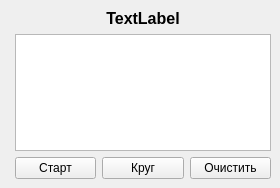
<?xml version="1.0" encoding="UTF-8"?>
<ui version="4.0">
 <class>MainWindow</class>
 <widget class="QMainWindow" name="MainWindow">
  <property name="geometry">
   <rect>
    <x>0</x>
    <y>0</y>
    <width>280</width>
    <height>188</height>
   </rect>
  </property>
  <property name="windowTitle">
   <string>MainWindow</string>
  </property>
  <widget class="QWidget" name="centralwidget">
   <layout class="QFormLayout" name="formLayout">
    <item row="0" column="1">
     <layout class="QVBoxLayout" name="verticalLayout">
      <item>
       <widget class="QLabel" name="lb_secTime">
        <property name="font">
         <font>
          <pointsize>12</pointsize>
          <bold>true</bold>
         </font>
        </property>
        <property name="text">
         <string>TextLabel</string>
        </property>
        <property name="alignment">
         <set>Qt::AlignCenter</set>
        </property>
       </widget>
      </item>
      <item>
       <widget class="QTextBrowser" name="tb_roundTime"/>
      </item>
      <item>
       <layout class="QHBoxLayout" name="horizontalLayout">
        <item>
         <widget class="QPushButton" name="pb_startStop">
          <property name="text">
           <string>Старт</string>
          </property>
         </widget>
        </item>
        <item>
         <widget class="QPushButton" name="pb_round">
          <property name="text">
           <string>Круг</string>
          </property>
         </widget>
        </item>
        <item>
         <widget class="QPushButton" name="pb_clearAll">
          <property name="text">
           <string>Очистить</string>
          </property>
         </widget>
        </item>
       </layout>
      </item>
     </layout>
    </item>
   </layout>
  </widget>
 </widget>
 <resources/>
 <connections>
  <connection>
   <sender>pb_clearAll</sender>
   <signal>clicked()</signal>
   <receiver>tb_roundTime</receiver>
   <slot>clear()</slot>
   <hints>
    <hint type="sourcelabel">
     <x>228</x>
     <y>164</y>
    </hint>
    <hint type="destinationlabel">
     <x>142</x>
     <y>91</y>
    </hint>
   </hints>
  </connection>
 </connections>
</ui>
